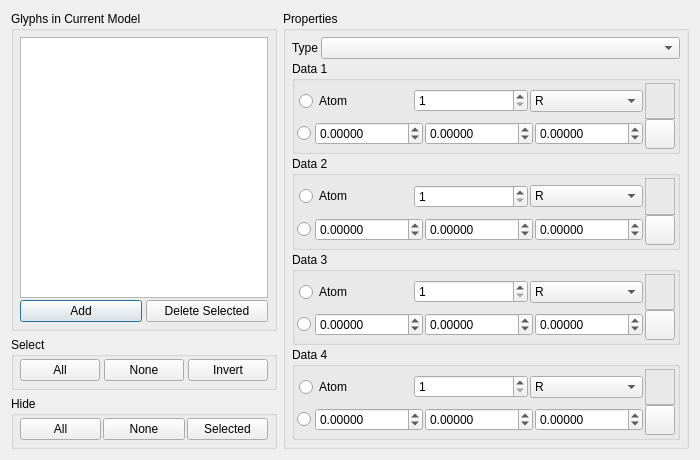
<ui version="4.0" >
 <class>GlyphsDialog</class>
 <widget class="QDialog" name="GlyphsDialog" >
  <property name="geometry" >
   <rect>
    <x>0</x>
    <y>0</y>
    <width>614</width>
    <height>460</height>
   </rect>
  </property>
  <property name="windowTitle" >
   <string>Glyphs</string>
  </property>
  <layout class="QHBoxLayout" name="horizontalLayout_22" >
   <item>
    <layout class="QVBoxLayout" name="verticalLayout_3" >
     <item>
      <widget class="QGroupBox" name="GlyphBox" >
       <property name="title" >
        <string>Glyphs in Current Model</string>
       </property>
       <layout class="QVBoxLayout" name="verticalLayout" >
        <property name="spacing" >
         <number>2</number>
        </property>
        <property name="margin" >
         <number>6</number>
        </property>
        <item>
         <widget class="QListWidget" name="GlyphList" >
          <property name="editTriggers" >
           <set>QAbstractItemView::NoEditTriggers</set>
          </property>
          <property name="selectionBehavior" >
           <enum>QAbstractItemView::SelectRows</enum>
          </property>
         </widget>
        </item>
        <item>
         <layout class="QHBoxLayout" >
          <property name="spacing" >
           <number>4</number>
          </property>
          <property name="margin" >
           <number>0</number>
          </property>
          <item>
           <widget class="QPushButton" name="GlyphAddButton" >
            <property name="text" >
             <string>Add</string>
            </property>
           </widget>
          </item>
          <item>
           <widget class="QPushButton" name="GlyphDeleteSelectedButton" >
            <property name="text" >
             <string>Delete Selected</string>
            </property>
           </widget>
          </item>
         </layout>
        </item>
       </layout>
      </widget>
     </item>
     <item>
      <widget class="QGroupBox" name="GlyphSelectGroup" >
       <property name="title" >
        <string>Select</string>
       </property>
       <layout class="QHBoxLayout" >
        <property name="spacing" >
         <number>4</number>
        </property>
        <property name="leftMargin" >
         <number>6</number>
        </property>
        <property name="topMargin" >
         <number>2</number>
        </property>
        <property name="rightMargin" >
         <number>6</number>
        </property>
        <property name="bottomMargin" >
         <number>6</number>
        </property>
        <item>
         <widget class="QPushButton" name="GlyphSelectAllButton" >
          <property name="sizePolicy" >
           <sizepolicy vsizetype="Fixed" hsizetype="Expanding" >
            <horstretch>0</horstretch>
            <verstretch>0</verstretch>
           </sizepolicy>
          </property>
          <property name="text" >
           <string>All</string>
          </property>
         </widget>
        </item>
        <item>
         <widget class="QPushButton" name="GlyphSelectNoneButton" >
          <property name="sizePolicy" >
           <sizepolicy vsizetype="Fixed" hsizetype="Expanding" >
            <horstretch>0</horstretch>
            <verstretch>0</verstretch>
           </sizepolicy>
          </property>
          <property name="text" >
           <string>None</string>
          </property>
         </widget>
        </item>
        <item>
         <widget class="QPushButton" name="GlyphInverstSelectionButton" >
          <property name="sizePolicy" >
           <sizepolicy vsizetype="Fixed" hsizetype="Expanding" >
            <horstretch>0</horstretch>
            <verstretch>0</verstretch>
           </sizepolicy>
          </property>
          <property name="text" >
           <string>Invert</string>
          </property>
         </widget>
        </item>
       </layout>
      </widget>
     </item>
     <item>
      <widget class="QGroupBox" name="GlyphHideGroup" >
       <property name="title" >
        <string>Hide</string>
       </property>
       <layout class="QHBoxLayout" >
        <property name="spacing" >
         <number>2</number>
        </property>
        <property name="leftMargin" >
         <number>6</number>
        </property>
        <property name="topMargin" >
         <number>2</number>
        </property>
        <property name="rightMargin" >
         <number>6</number>
        </property>
        <property name="bottomMargin" >
         <number>6</number>
        </property>
        <item>
         <widget class="QPushButton" name="GlyphHideAllButton" >
          <property name="sizePolicy" >
           <sizepolicy vsizetype="Fixed" hsizetype="Expanding" >
            <horstretch>0</horstretch>
            <verstretch>0</verstretch>
           </sizepolicy>
          </property>
          <property name="text" >
           <string>All</string>
          </property>
         </widget>
        </item>
        <item>
         <widget class="QPushButton" name="GlyphHideNoneButton" >
          <property name="sizePolicy" >
           <sizepolicy vsizetype="Fixed" hsizetype="Expanding" >
            <horstretch>0</horstretch>
            <verstretch>0</verstretch>
           </sizepolicy>
          </property>
          <property name="text" >
           <string>None</string>
          </property>
         </widget>
        </item>
        <item>
         <widget class="QPushButton" name="GlyphHideSelectionButton" >
          <property name="sizePolicy" >
           <sizepolicy vsizetype="Fixed" hsizetype="Expanding" >
            <horstretch>0</horstretch>
            <verstretch>0</verstretch>
           </sizepolicy>
          </property>
          <property name="text" >
           <string>Selected</string>
          </property>
         </widget>
        </item>
       </layout>
      </widget>
     </item>
    </layout>
   </item>
   <item>
    <widget class="QGroupBox" name="PropertiesBox" >
     <property name="sizePolicy" >
      <sizepolicy vsizetype="Expanding" hsizetype="Expanding" >
       <horstretch>0</horstretch>
       <verstretch>0</verstretch>
      </sizepolicy>
     </property>
     <property name="title" >
      <string>Properties</string>
     </property>
     <layout class="QVBoxLayout" name="verticalLayout_2" >
      <property name="spacing" >
       <number>2</number>
      </property>
      <property name="margin" >
       <number>6</number>
      </property>
      <item>
       <layout class="QHBoxLayout" name="horizontalLayout_2" >
        <item>
         <widget class="QLabel" name="TypeLabel" >
          <property name="text" >
           <string>Type</string>
          </property>
         </widget>
        </item>
        <item>
         <widget class="QComboBox" name="comboBox" >
          <property name="sizePolicy" >
           <sizepolicy vsizetype="Fixed" hsizetype="Expanding" >
            <horstretch>0</horstretch>
            <verstretch>0</verstretch>
           </sizepolicy>
          </property>
          <property name="insertPolicy" >
           <enum>QComboBox::NoInsert</enum>
          </property>
         </widget>
        </item>
       </layout>
      </item>
      <item>
       <widget class="QGroupBox" name="Data1Group" >
        <property name="sizePolicy" >
         <sizepolicy vsizetype="Preferred" hsizetype="Expanding" >
          <horstretch>0</horstretch>
          <verstretch>0</verstretch>
         </sizepolicy>
        </property>
        <property name="title" >
         <string>Data 1</string>
        </property>
        <layout class="QHBoxLayout" name="horizontalLayout_18" >
         <property name="spacing" >
          <number>2</number>
         </property>
         <property name="margin" >
          <number>2</number>
         </property>
         <item>
          <layout class="QGridLayout" name="gridLayout" >
           <property name="spacing" >
            <number>0</number>
           </property>
           <item row="0" column="1" >
            <widget class="TColourFrame" name="Data1ColourFrame" >
             <property name="sizePolicy" >
              <sizepolicy vsizetype="Preferred" hsizetype="Preferred" >
               <horstretch>0</horstretch>
               <verstretch>0</verstretch>
              </sizepolicy>
             </property>
             <property name="frameShape" >
              <enum>QFrame::StyledPanel</enum>
             </property>
             <property name="frameShadow" >
              <enum>QFrame::Raised</enum>
             </property>
            </widget>
           </item>
           <item row="1" column="1" >
            <widget class="QPushButton" name="Data1ColourButton" >
             <property name="sizePolicy" >
              <sizepolicy vsizetype="Preferred" hsizetype="Preferred" >
               <horstretch>0</horstretch>
               <verstretch>0</verstretch>
              </sizepolicy>
             </property>
             <property name="minimumSize" >
              <size>
               <width>30</width>
               <height>30</height>
              </size>
             </property>
             <property name="maximumSize" >
              <size>
               <width>30</width>
               <height>30</height>
              </size>
             </property>
             <property name="text" >
              <string/>
             </property>
             <property name="icon" >
              <iconset resource="icons.qrc" >
               <normaloff>:/basic/icons/basic_colour.svg</normaloff>:/basic/icons/basic_colour.svg</iconset>
             </property>
            </widget>
           </item>
           <item row="1" column="0" >
            <layout class="QHBoxLayout" name="horizontalLayout_5" >
             <property name="spacing" >
              <number>2</number>
             </property>
             <item>
              <widget class="QRadioButton" name="Data1ValueRadio" >
               <property name="text" >
                <string/>
               </property>
              </widget>
             </item>
             <item>
              <widget class="QWidget" native="1" name="widget_2" >
               <property name="sizePolicy" >
                <sizepolicy vsizetype="Preferred" hsizetype="Expanding" >
                 <horstretch>0</horstretch>
                 <verstretch>0</verstretch>
                </sizepolicy>
               </property>
               <layout class="QHBoxLayout" name="horizontalLayout" >
                <property name="spacing" >
                 <number>2</number>
                </property>
                <property name="margin" >
                 <number>2</number>
                </property>
                <item>
                 <widget class="QDoubleSpinBox" name="Data1ValueX" >
                  <property name="sizePolicy" >
                   <sizepolicy vsizetype="Fixed" hsizetype="Expanding" >
                    <horstretch>0</horstretch>
                    <verstretch>0</verstretch>
                   </sizepolicy>
                  </property>
                  <property name="toolTip" >
                   <string>X-coordinate of glyph data</string>
                  </property>
                  <property name="decimals" >
                   <number>5</number>
                  </property>
                  <property name="minimum" >
                   <double>-100000000.000000000000000</double>
                  </property>
                  <property name="maximum" >
                   <double>10000000.000000000000000</double>
                  </property>
                 </widget>
                </item>
                <item>
                 <widget class="QDoubleSpinBox" name="Data1ValueY" >
                  <property name="sizePolicy" >
                   <sizepolicy vsizetype="Fixed" hsizetype="Expanding" >
                    <horstretch>0</horstretch>
                    <verstretch>0</verstretch>
                   </sizepolicy>
                  </property>
                  <property name="toolTip" >
                   <string>Y-coordinate of glyph data</string>
                  </property>
                  <property name="decimals" >
                   <number>5</number>
                  </property>
                  <property name="minimum" >
                   <double>-100000000.000000000000000</double>
                  </property>
                  <property name="maximum" >
                   <double>10000000.000000000000000</double>
                  </property>
                 </widget>
                </item>
                <item>
                 <widget class="QDoubleSpinBox" name="Data1ValueZ" >
                  <property name="sizePolicy" >
                   <sizepolicy vsizetype="Fixed" hsizetype="Expanding" >
                    <horstretch>0</horstretch>
                    <verstretch>0</verstretch>
                   </sizepolicy>
                  </property>
                  <property name="toolTip" >
                   <string>Z-coordinate of glyph data</string>
                  </property>
                  <property name="decimals" >
                   <number>5</number>
                  </property>
                  <property name="minimum" >
                   <double>-100000000.000000000000000</double>
                  </property>
                  <property name="maximum" >
                   <double>10000000.000000000000000</double>
                  </property>
                 </widget>
                </item>
               </layout>
              </widget>
             </item>
            </layout>
           </item>
           <item row="0" column="0" >
            <layout class="QHBoxLayout" name="horizontalLayout_4" >
             <property name="spacing" >
              <number>2</number>
             </property>
             <item>
              <widget class="QWidget" native="1" name="widget" >
               <property name="sizePolicy" >
                <sizepolicy vsizetype="Preferred" hsizetype="Expanding" >
                 <horstretch>0</horstretch>
                 <verstretch>0</verstretch>
                </sizepolicy>
               </property>
               <layout class="QHBoxLayout" name="horizontalLayout_3" >
                <property name="spacing" >
                 <number>2</number>
                </property>
                <property name="margin" >
                 <number>2</number>
                </property>
                <item>
                 <widget class="QRadioButton" name="Data1AtomRadio" >
                  <property name="text" >
                   <string>Atom</string>
                  </property>
                 </widget>
                </item>
                <item>
                 <widget class="QSpinBox" name="Data1AtomId" >
                  <property name="minimum" >
                   <number>1</number>
                  </property>
                  <property name="maximum" >
                   <number>10000000</number>
                  </property>
                 </widget>
                </item>
                <item>
                 <widget class="QComboBox" name="Data1AtomCombo" >
                  <property name="insertPolicy" >
                   <enum>QComboBox::NoInsert</enum>
                  </property>
                  <item>
                   <property name="text" >
                    <string>R</string>
                   </property>
                  </item>
                  <item>
                   <property name="text" >
                    <string>F</string>
                   </property>
                  </item>
                  <item>
                   <property name="text" >
                    <string>V</string>
                   </property>
                  </item>
                 </widget>
                </item>
               </layout>
              </widget>
             </item>
            </layout>
           </item>
          </layout>
         </item>
        </layout>
       </widget>
      </item>
      <item>
       <widget class="QGroupBox" name="Data2Group" >
        <property name="sizePolicy" >
         <sizepolicy vsizetype="Preferred" hsizetype="Expanding" >
          <horstretch>0</horstretch>
          <verstretch>0</verstretch>
         </sizepolicy>
        </property>
        <property name="title" >
         <string>Data 2</string>
        </property>
        <layout class="QHBoxLayout" name="horizontalLayout_19" >
         <property name="spacing" >
          <number>2</number>
         </property>
         <property name="margin" >
          <number>2</number>
         </property>
         <item>
          <layout class="QGridLayout" name="gridLayout_2" >
           <property name="spacing" >
            <number>0</number>
           </property>
           <item row="0" column="0" >
            <layout class="QHBoxLayout" name="horizontalLayout_6" >
             <property name="spacing" >
              <number>2</number>
             </property>
             <item>
              <widget class="QWidget" native="1" name="widget_3" >
               <property name="sizePolicy" >
                <sizepolicy vsizetype="Preferred" hsizetype="Expanding" >
                 <horstretch>0</horstretch>
                 <verstretch>0</verstretch>
                </sizepolicy>
               </property>
               <layout class="QHBoxLayout" name="horizontalLayout_7" >
                <property name="spacing" >
                 <number>2</number>
                </property>
                <property name="margin" >
                 <number>2</number>
                </property>
                <item>
                 <widget class="QRadioButton" name="Data2AtomRadio" >
                  <property name="text" >
                   <string>Atom</string>
                  </property>
                 </widget>
                </item>
                <item>
                 <widget class="QSpinBox" name="Data2AtomId" >
                  <property name="minimum" >
                   <number>1</number>
                  </property>
                  <property name="maximum" >
                   <number>10000000</number>
                  </property>
                 </widget>
                </item>
                <item>
                 <widget class="QComboBox" name="Data2AtomCombo" >
                  <property name="insertPolicy" >
                   <enum>QComboBox::NoInsert</enum>
                  </property>
                  <item>
                   <property name="text" >
                    <string>R</string>
                   </property>
                  </item>
                  <item>
                   <property name="text" >
                    <string>F</string>
                   </property>
                  </item>
                  <item>
                   <property name="text" >
                    <string>V</string>
                   </property>
                  </item>
                 </widget>
                </item>
               </layout>
              </widget>
             </item>
            </layout>
           </item>
           <item row="0" column="1" >
            <widget class="TColourFrame" name="Data2ColourFrame" >
             <property name="sizePolicy" >
              <sizepolicy vsizetype="Preferred" hsizetype="Preferred" >
               <horstretch>0</horstretch>
               <verstretch>0</verstretch>
              </sizepolicy>
             </property>
             <property name="frameShape" >
              <enum>QFrame::StyledPanel</enum>
             </property>
             <property name="frameShadow" >
              <enum>QFrame::Raised</enum>
             </property>
            </widget>
           </item>
           <item row="1" column="1" >
            <widget class="QPushButton" name="Data2ColourButton" >
             <property name="sizePolicy" >
              <sizepolicy vsizetype="Preferred" hsizetype="Preferred" >
               <horstretch>0</horstretch>
               <verstretch>0</verstretch>
              </sizepolicy>
             </property>
             <property name="minimumSize" >
              <size>
               <width>30</width>
               <height>30</height>
              </size>
             </property>
             <property name="maximumSize" >
              <size>
               <width>30</width>
               <height>30</height>
              </size>
             </property>
             <property name="text" >
              <string/>
             </property>
             <property name="icon" >
              <iconset resource="icons.qrc" >
               <normaloff>:/basic/icons/basic_colour.svg</normaloff>:/basic/icons/basic_colour.svg</iconset>
             </property>
            </widget>
           </item>
           <item row="1" column="0" >
            <layout class="QHBoxLayout" name="horizontalLayout_8" >
             <property name="spacing" >
              <number>2</number>
             </property>
             <item>
              <widget class="QRadioButton" name="Data2ValueRadio" >
               <property name="text" >
                <string/>
               </property>
              </widget>
             </item>
             <item>
              <widget class="QWidget" native="1" name="widget_4" >
               <property name="sizePolicy" >
                <sizepolicy vsizetype="Preferred" hsizetype="Expanding" >
                 <horstretch>0</horstretch>
                 <verstretch>0</verstretch>
                </sizepolicy>
               </property>
               <layout class="QHBoxLayout" name="horizontalLayout_9" >
                <property name="spacing" >
                 <number>2</number>
                </property>
                <property name="margin" >
                 <number>2</number>
                </property>
                <item>
                 <widget class="QDoubleSpinBox" name="Data2ValueX" >
                  <property name="sizePolicy" >
                   <sizepolicy vsizetype="Fixed" hsizetype="Expanding" >
                    <horstretch>0</horstretch>
                    <verstretch>0</verstretch>
                   </sizepolicy>
                  </property>
                  <property name="toolTip" >
                   <string>X-coordinate of glyph data</string>
                  </property>
                  <property name="decimals" >
                   <number>5</number>
                  </property>
                  <property name="minimum" >
                   <double>-100000000.000000000000000</double>
                  </property>
                  <property name="maximum" >
                   <double>10000000.000000000000000</double>
                  </property>
                 </widget>
                </item>
                <item>
                 <widget class="QDoubleSpinBox" name="Data2ValueY" >
                  <property name="sizePolicy" >
                   <sizepolicy vsizetype="Fixed" hsizetype="Expanding" >
                    <horstretch>0</horstretch>
                    <verstretch>0</verstretch>
                   </sizepolicy>
                  </property>
                  <property name="toolTip" >
                   <string>Y-coordinate of glyph data</string>
                  </property>
                  <property name="decimals" >
                   <number>5</number>
                  </property>
                  <property name="minimum" >
                   <double>-100000000.000000000000000</double>
                  </property>
                  <property name="maximum" >
                   <double>10000000.000000000000000</double>
                  </property>
                 </widget>
                </item>
                <item>
                 <widget class="QDoubleSpinBox" name="Data2ValueZ" >
                  <property name="sizePolicy" >
                   <sizepolicy vsizetype="Fixed" hsizetype="Expanding" >
                    <horstretch>0</horstretch>
                    <verstretch>0</verstretch>
                   </sizepolicy>
                  </property>
                  <property name="toolTip" >
                   <string>Z-coordinate of glyph data</string>
                  </property>
                  <property name="decimals" >
                   <number>5</number>
                  </property>
                  <property name="minimum" >
                   <double>-100000000.000000000000000</double>
                  </property>
                  <property name="maximum" >
                   <double>10000000.000000000000000</double>
                  </property>
                 </widget>
                </item>
               </layout>
              </widget>
             </item>
            </layout>
           </item>
          </layout>
         </item>
        </layout>
       </widget>
      </item>
      <item>
       <widget class="QGroupBox" name="Data3Group" >
        <property name="sizePolicy" >
         <sizepolicy vsizetype="Preferred" hsizetype="Expanding" >
          <horstretch>0</horstretch>
          <verstretch>0</verstretch>
         </sizepolicy>
        </property>
        <property name="title" >
         <string>Data 3</string>
        </property>
        <layout class="QHBoxLayout" name="horizontalLayout_20" >
         <property name="spacing" >
          <number>2</number>
         </property>
         <property name="margin" >
          <number>2</number>
         </property>
         <item>
          <layout class="QGridLayout" name="gridLayout_3" >
           <property name="spacing" >
            <number>0</number>
           </property>
           <item row="1" column="0" >
            <layout class="QHBoxLayout" name="horizontalLayout_10" >
             <property name="spacing" >
              <number>2</number>
             </property>
             <item>
              <widget class="QRadioButton" name="Data3ValueRadio" >
               <property name="text" >
                <string/>
               </property>
              </widget>
             </item>
             <item>
              <widget class="QWidget" native="1" name="widget_5" >
               <property name="sizePolicy" >
                <sizepolicy vsizetype="Preferred" hsizetype="Expanding" >
                 <horstretch>0</horstretch>
                 <verstretch>0</verstretch>
                </sizepolicy>
               </property>
               <layout class="QHBoxLayout" name="horizontalLayout_11" >
                <property name="spacing" >
                 <number>2</number>
                </property>
                <property name="margin" >
                 <number>2</number>
                </property>
                <item>
                 <widget class="QDoubleSpinBox" name="Data3ValueX" >
                  <property name="sizePolicy" >
                   <sizepolicy vsizetype="Fixed" hsizetype="Expanding" >
                    <horstretch>0</horstretch>
                    <verstretch>0</verstretch>
                   </sizepolicy>
                  </property>
                  <property name="toolTip" >
                   <string>X-coordinate of glyph data</string>
                  </property>
                  <property name="decimals" >
                   <number>5</number>
                  </property>
                  <property name="minimum" >
                   <double>-100000000.000000000000000</double>
                  </property>
                  <property name="maximum" >
                   <double>10000000.000000000000000</double>
                  </property>
                 </widget>
                </item>
                <item>
                 <widget class="QDoubleSpinBox" name="Data3ValueY" >
                  <property name="sizePolicy" >
                   <sizepolicy vsizetype="Fixed" hsizetype="Expanding" >
                    <horstretch>0</horstretch>
                    <verstretch>0</verstretch>
                   </sizepolicy>
                  </property>
                  <property name="toolTip" >
                   <string>Y-coordinate of glyph data</string>
                  </property>
                  <property name="decimals" >
                   <number>5</number>
                  </property>
                  <property name="minimum" >
                   <double>-100000000.000000000000000</double>
                  </property>
                  <property name="maximum" >
                   <double>10000000.000000000000000</double>
                  </property>
                 </widget>
                </item>
                <item>
                 <widget class="QDoubleSpinBox" name="Data3ValueZ" >
                  <property name="sizePolicy" >
                   <sizepolicy vsizetype="Fixed" hsizetype="Expanding" >
                    <horstretch>0</horstretch>
                    <verstretch>0</verstretch>
                   </sizepolicy>
                  </property>
                  <property name="toolTip" >
                   <string>Z-coordinate of glyph data</string>
                  </property>
                  <property name="decimals" >
                   <number>5</number>
                  </property>
                  <property name="minimum" >
                   <double>-100000000.000000000000000</double>
                  </property>
                  <property name="maximum" >
                   <double>10000000.000000000000000</double>
                  </property>
                 </widget>
                </item>
               </layout>
              </widget>
             </item>
            </layout>
           </item>
           <item row="0" column="0" >
            <layout class="QHBoxLayout" name="horizontalLayout_12" >
             <property name="spacing" >
              <number>2</number>
             </property>
             <item>
              <widget class="QWidget" native="1" name="widget_6" >
               <property name="sizePolicy" >
                <sizepolicy vsizetype="Preferred" hsizetype="Expanding" >
                 <horstretch>0</horstretch>
                 <verstretch>0</verstretch>
                </sizepolicy>
               </property>
               <layout class="QHBoxLayout" name="horizontalLayout_13" >
                <property name="spacing" >
                 <number>2</number>
                </property>
                <property name="margin" >
                 <number>2</number>
                </property>
                <item>
                 <widget class="QRadioButton" name="Data3AtomRadio" >
                  <property name="text" >
                   <string>Atom</string>
                  </property>
                 </widget>
                </item>
                <item>
                 <widget class="QSpinBox" name="Data3AtomId" >
                  <property name="minimum" >
                   <number>1</number>
                  </property>
                  <property name="maximum" >
                   <number>10000000</number>
                  </property>
                 </widget>
                </item>
                <item>
                 <widget class="QComboBox" name="Data3AtomCombo" >
                  <property name="insertPolicy" >
                   <enum>QComboBox::NoInsert</enum>
                  </property>
                  <item>
                   <property name="text" >
                    <string>R</string>
                   </property>
                  </item>
                  <item>
                   <property name="text" >
                    <string>F</string>
                   </property>
                  </item>
                  <item>
                   <property name="text" >
                    <string>V</string>
                   </property>
                  </item>
                 </widget>
                </item>
               </layout>
              </widget>
             </item>
            </layout>
           </item>
           <item row="1" column="1" >
            <widget class="QPushButton" name="Data3ColourButton" >
             <property name="sizePolicy" >
              <sizepolicy vsizetype="Preferred" hsizetype="Preferred" >
               <horstretch>0</horstretch>
               <verstretch>0</verstretch>
              </sizepolicy>
             </property>
             <property name="minimumSize" >
              <size>
               <width>30</width>
               <height>30</height>
              </size>
             </property>
             <property name="maximumSize" >
              <size>
               <width>30</width>
               <height>30</height>
              </size>
             </property>
             <property name="text" >
              <string/>
             </property>
             <property name="icon" >
              <iconset resource="icons.qrc" >
               <normaloff>:/basic/icons/basic_colour.svg</normaloff>:/basic/icons/basic_colour.svg</iconset>
             </property>
            </widget>
           </item>
           <item row="0" column="1" >
            <widget class="TColourFrame" name="Data3ColourFrame" >
             <property name="sizePolicy" >
              <sizepolicy vsizetype="Preferred" hsizetype="Preferred" >
               <horstretch>0</horstretch>
               <verstretch>0</verstretch>
              </sizepolicy>
             </property>
             <property name="frameShape" >
              <enum>QFrame::StyledPanel</enum>
             </property>
             <property name="frameShadow" >
              <enum>QFrame::Raised</enum>
             </property>
            </widget>
           </item>
          </layout>
         </item>
        </layout>
       </widget>
      </item>
      <item>
       <widget class="QGroupBox" name="Data4Group" >
        <property name="sizePolicy" >
         <sizepolicy vsizetype="Preferred" hsizetype="Expanding" >
          <horstretch>0</horstretch>
          <verstretch>0</verstretch>
         </sizepolicy>
        </property>
        <property name="title" >
         <string>Data 4</string>
        </property>
        <layout class="QHBoxLayout" name="horizontalLayout_21" >
         <property name="spacing" >
          <number>2</number>
         </property>
         <property name="margin" >
          <number>2</number>
         </property>
         <item>
          <layout class="QGridLayout" name="gridLayout_4" >
           <property name="spacing" >
            <number>0</number>
           </property>
           <item row="1" column="1" >
            <widget class="QPushButton" name="Data4ColourButton" >
             <property name="sizePolicy" >
              <sizepolicy vsizetype="Preferred" hsizetype="Preferred" >
               <horstretch>0</horstretch>
               <verstretch>0</verstretch>
              </sizepolicy>
             </property>
             <property name="minimumSize" >
              <size>
               <width>30</width>
               <height>30</height>
              </size>
             </property>
             <property name="maximumSize" >
              <size>
               <width>30</width>
               <height>30</height>
              </size>
             </property>
             <property name="text" >
              <string/>
             </property>
             <property name="icon" >
              <iconset resource="icons.qrc" >
               <normaloff>:/basic/icons/basic_colour.svg</normaloff>:/basic/icons/basic_colour.svg</iconset>
             </property>
            </widget>
           </item>
           <item row="1" column="0" >
            <layout class="QHBoxLayout" name="horizontalLayout_14" >
             <property name="spacing" >
              <number>2</number>
             </property>
             <item>
              <widget class="QRadioButton" name="Data4ValueRadio" >
               <property name="text" >
                <string/>
               </property>
              </widget>
             </item>
             <item>
              <widget class="QWidget" native="1" name="widget_7" >
               <property name="sizePolicy" >
                <sizepolicy vsizetype="Preferred" hsizetype="Expanding" >
                 <horstretch>0</horstretch>
                 <verstretch>0</verstretch>
                </sizepolicy>
               </property>
               <layout class="QHBoxLayout" name="horizontalLayout_15" >
                <property name="spacing" >
                 <number>2</number>
                </property>
                <property name="margin" >
                 <number>2</number>
                </property>
                <item>
                 <widget class="QDoubleSpinBox" name="Data4ValueX" >
                  <property name="sizePolicy" >
                   <sizepolicy vsizetype="Fixed" hsizetype="Expanding" >
                    <horstretch>0</horstretch>
                    <verstretch>0</verstretch>
                   </sizepolicy>
                  </property>
                  <property name="toolTip" >
                   <string>X-coordinate of glyph data</string>
                  </property>
                  <property name="decimals" >
                   <number>5</number>
                  </property>
                  <property name="minimum" >
                   <double>-100000000.000000000000000</double>
                  </property>
                  <property name="maximum" >
                   <double>10000000.000000000000000</double>
                  </property>
                 </widget>
                </item>
                <item>
                 <widget class="QDoubleSpinBox" name="Data4ValueY" >
                  <property name="sizePolicy" >
                   <sizepolicy vsizetype="Fixed" hsizetype="Expanding" >
                    <horstretch>0</horstretch>
                    <verstretch>0</verstretch>
                   </sizepolicy>
                  </property>
                  <property name="toolTip" >
                   <string>Y-coordinate of glyph data</string>
                  </property>
                  <property name="decimals" >
                   <number>5</number>
                  </property>
                  <property name="minimum" >
                   <double>-100000000.000000000000000</double>
                  </property>
                  <property name="maximum" >
                   <double>10000000.000000000000000</double>
                  </property>
                 </widget>
                </item>
                <item>
                 <widget class="QDoubleSpinBox" name="Data4ValueZ" >
                  <property name="sizePolicy" >
                   <sizepolicy vsizetype="Fixed" hsizetype="Expanding" >
                    <horstretch>0</horstretch>
                    <verstretch>0</verstretch>
                   </sizepolicy>
                  </property>
                  <property name="toolTip" >
                   <string>Z-coordinate of glyph data</string>
                  </property>
                  <property name="decimals" >
                   <number>5</number>
                  </property>
                  <property name="minimum" >
                   <double>-100000000.000000000000000</double>
                  </property>
                  <property name="maximum" >
                   <double>10000000.000000000000000</double>
                  </property>
                 </widget>
                </item>
               </layout>
              </widget>
             </item>
            </layout>
           </item>
           <item row="0" column="0" >
            <layout class="QHBoxLayout" name="horizontalLayout_16" >
             <property name="spacing" >
              <number>2</number>
             </property>
             <item>
              <widget class="QWidget" native="1" name="widget_8" >
               <property name="sizePolicy" >
                <sizepolicy vsizetype="Preferred" hsizetype="Expanding" >
                 <horstretch>0</horstretch>
                 <verstretch>0</verstretch>
                </sizepolicy>
               </property>
               <layout class="QHBoxLayout" name="horizontalLayout_17" >
                <property name="spacing" >
                 <number>2</number>
                </property>
                <property name="margin" >
                 <number>2</number>
                </property>
                <item>
                 <widget class="QRadioButton" name="Data4AtomRadio" >
                  <property name="text" >
                   <string>Atom</string>
                  </property>
                 </widget>
                </item>
                <item>
                 <widget class="QSpinBox" name="Data4AtomId" >
                  <property name="minimum" >
                   <number>1</number>
                  </property>
                  <property name="maximum" >
                   <number>10000000</number>
                  </property>
                 </widget>
                </item>
                <item>
                 <widget class="QComboBox" name="Data4AtomCombo" >
                  <property name="insertPolicy" >
                   <enum>QComboBox::NoInsert</enum>
                  </property>
                  <item>
                   <property name="text" >
                    <string>R</string>
                   </property>
                  </item>
                  <item>
                   <property name="text" >
                    <string>F</string>
                   </property>
                  </item>
                  <item>
                   <property name="text" >
                    <string>V</string>
                   </property>
                  </item>
                 </widget>
                </item>
               </layout>
              </widget>
             </item>
            </layout>
           </item>
           <item row="0" column="1" >
            <widget class="TColourFrame" name="Data4ColourFrame" >
             <property name="sizePolicy" >
              <sizepolicy vsizetype="Preferred" hsizetype="Preferred" >
               <horstretch>0</horstretch>
               <verstretch>0</verstretch>
              </sizepolicy>
             </property>
             <property name="frameShape" >
              <enum>QFrame::StyledPanel</enum>
             </property>
             <property name="frameShadow" >
              <enum>QFrame::Raised</enum>
             </property>
            </widget>
           </item>
          </layout>
         </item>
        </layout>
       </widget>
      </item>
     </layout>
    </widget>
   </item>
  </layout>
 </widget>
 <customwidgets>
  <customwidget>
   <class>TColourFrame</class>
   <extends>QFrame</extends>
   <header>gui/tcolourframe.uih</header>
   <container>1</container>
  </customwidget>
 </customwidgets>
 <resources>
  <include location="icons.qrc" />
 </resources>
 <connections/>
</ui>
